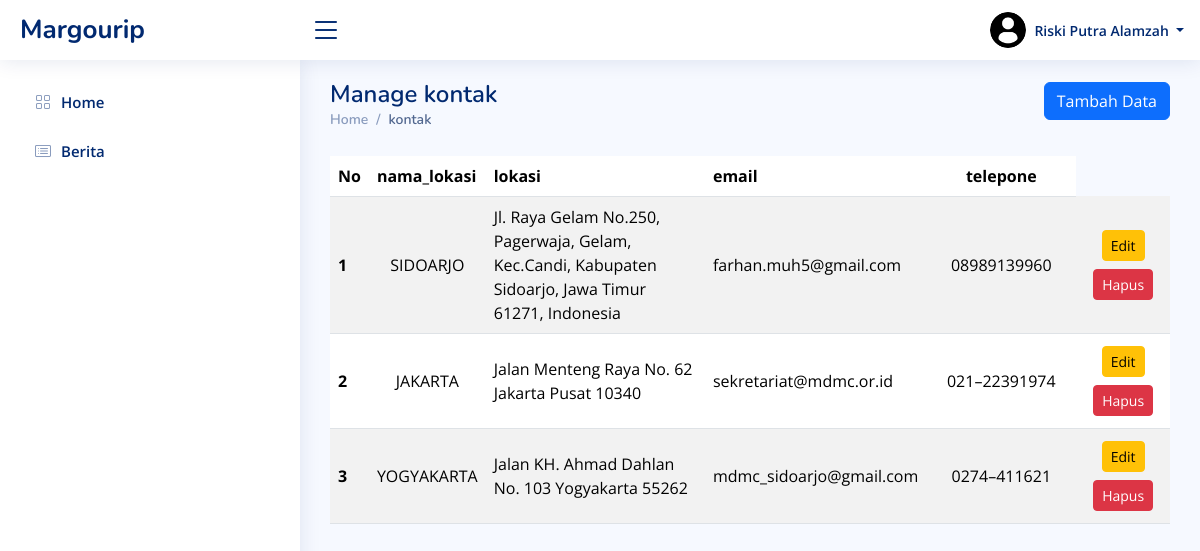
Page /admin/kontak/index.php (signed in) on the committed database.
### tables this page shows
CREATE TABLE `kontak` (
  `id` int(20) NOT NULL,
  `nama_lokasi` varchar(20) NOT NULL,
  `lokasi` varchar(100) NOT NULL,
  `email` varchar(50) NOT NULL,
  `telp` varchar(50) NOT NULL
);

### admin/must_login.php (called while the page is built, shortened)
<?php
function baseUrl(){
    $root = getenv('HTTP_HOST');
    $namaFolder = 'umkm';
    return 'http://'.$root.'/'.$namaFolder.'/';
}

### admin/kontak/index.php (the view, shortened to what this page needs)
<?php
include('./../../koneksi.php');
$data = mysqli_query($connect, 'SELECT * FROM kontak');
require('./../must_login.php');
include('./../component/header.php');
include('./../component/sidebar.php');
?>
<main id="main" class="main">
    <div class="pagetitle d-flex justify-content-between align-items-center">
        <div>
            <h1>Manage kontak</h1>
            <nav>
                <ol class="breadcrumb">
                    <li class="breadcrumb-item"><a href="<?= baseUrl(); ?>/admin">Home</a></li>
                    <li class="breadcrumb-item active">kontak</li>
                </ol>
            </nav>
        </div>
        <a href="<?= baseUrl(); ?>/admin/kontak/tambah.php" class="btn btn-primary mb-4">Tambah Data</a>
    </div>
    <section class="section dashboard">
        <div class="row">
            <div class="col">
                <div class="table-responsive">
                    <table class="table table-striped">
                        <thead>
                            <tr>
                                <th scope="col">No</th>
                                <th scope="col">nama_lokasi</th>
                                <th scope="col">lokasi</th>
                                <th scope="col">email</th>
                                <th scope="col" class="text-center">telepone</th>
                            </tr>
                        </thead>
                        <tbody>
                            <?php if ($data->num_rows > 0) : ?>
                                <?php
                                $no = 1;
                                while ($row = mysqli_fetch_assoc($data)) : ?>
                                    <tr>
                                        <th scope="row"><?= $no++ ?></th>
                                        <td class="text-center"><?= $row['nama_lokasi'] ?>
                                        <td><?= $row['lokasi'] ?></td>
                                        <td><?= $row['email'] ?></td>
                                        <td width="150px" class="text-center"><?= $row['telp'] ?></td>
                                        <td class="text-center">
                                            <a href="<?= baseUrl(); ?>/admin/kontak/edit.php?id=<?= $row['id'] ?>" class="btn-sm m-1 btn btn-warning">
                                                Edit
                                            </a>
                                            <form action="" method="post" onclick="return confirm('Apakah anda yakin?') ? this.submit() : false" class="d-inline-block m-1">
                                                <button class="btn btn-danger btn-sm" type="button">Hapus</button>
                                            </form>
                                        </td>
                                    </tr>
                                <?php endwhile; ?>
                            <?php else : ?>
                                <tr>
                                    <td colspan="5" class="text-center">Data masih kosong</td>
                                </tr>
                            <?php endif; ?>
                        </tbody>
                    </table>
                </div>
            </div>
        </div>
    </section>
</main>
<?php include('./../component/footer.php') ?>

### admin/assets/css/style.css (style rules this page uses)
:root { scroll-behavior: smooth; }
body { font-family: "Open Sans", sans-serif; background: #f6f9ff; color: #444444; }
a { color: #4154f1; text-decoration: none; }
h1, h2, h3, h4, h5, h6 { font-family: "Nunito", sans-serif; }
#main { margin-top: 60px; padding: 20px 30px; transition: all 0.3s; }
.pagetitle { margin-bottom: 10px; }
.pagetitle h1 { font-size: 24px; margin-bottom: 0; font-weight: 600; color: #012970; }
.breadcrumb { font-size: 14px; font-family: "Nunito", sans-serif; color: #899bbd; font-weight: 600; }
.breadcrumb a { color: #899bbd; transition: 0.3s; }
.breadcrumb .breadcrumb-item::before { color: #899bbd; }
.breadcrumb .active { color: #51678f; font-weight: 600; }
@media (min-width: 1200px) { #main, #footer { margin-left: 300px; } }

### admin/component/header.php (style rules this page uses)
table th, table td { vertical-align: middle; }

### rows in the picture
kontak: nama_lokasi "SIDOARJO", lokasi "Jl. Raya Gelam No.250, Pagerwaja, Gelam, Kec.Candi, Kabupaten Sidoarjo, Jawa Timur 61271, Indonesia", email "farhan.muh5@gmail.com", telp "08989139960"
kontak: nama_lokasi "JAKARTA", lokasi "Jalan Menteng Raya No. 62 Jakarta Pusat 10340", email "sekretariat@mdmc.or.id", telp "021–22391974"
kontak: nama_lokasi "YOGYAKARTA", lokasi "Jalan KH. Ahmad Dahlan No. 103 Yogyakarta 55262", email "mdmc_sidoarjo@gmail.com", telp "0274–411621"

### other values in the picture
$_SESSION['data']['name'] "Riski Putra Alamzah"
